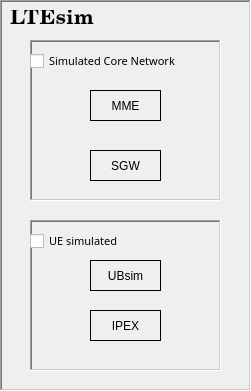
         <widget class="QFrame" name="frame">
          <property name="geometry">
           <rect>
            <x>1050</x>
            <y>750</y>
            <width>251</width>
            <height>391</height>
           </rect>
          </property>
          <property name="frameShape">
           <enum>QFrame::WinPanel</enum>
          </property>
          <property name="frameShadow">
           <enum>QFrame::Sunken</enum>
          </property>
          <property name="lineWidth">
           <number>14</number>
          </property>
          <property name="midLineWidth">
           <number>0</number>
          </property>
          <widget class="QFrame" name="frame_Core_Network">
           <property name="enabled">
            <bool>true</bool>
           </property>
           <property name="geometry">
            <rect>
             <x>30</x>
             <y>40</y>
             <width>191</width>
             <height>161</height>
            </rect>
           </property>
           <property name="frameShape">
            <enum>QFrame::WinPanel</enum>
           </property>
           <property name="frameShadow">
            <enum>QFrame::Sunken</enum>
           </property>
           <widget class="my_qlabel" name="lblMME1">
            <property name="enabled">
             <bool>true</bool>
            </property>
            <property name="geometry">
             <rect>
              <x>60</x>
              <y>50</y>
              <width>71</width>
              <height>31</height>
             </rect>
            </property>
            <property name="frameShape">
             <enum>QFrame::Box</enum>
            </property>
            <property name="frameShadow">
             <enum>QFrame::Plain</enum>
            </property>
            <property name="text">
             <string>MME</string>
            </property>
            <property name="alignment">
             <set>Qt::AlignCenter</set>
            </property>
           </widget>
           <widget class="my_qlabel" name="lblSGW1">
            <property name="geometry">
             <rect>
              <x>60</x>
              <y>110</y>
              <width>71</width>
              <height>31</height>
             </rect>
            </property>
            <property name="frameShape">
             <enum>QFrame::Box</enum>
            </property>
            <property name="text">
             <string>SGW</string>
            </property>
            <property name="alignment">
             <set>Qt::AlignCenter</set>
            </property>
           </widget>
           <widget class="QCheckBox" name="checkBoxCoreNetwork">
            <property name="geometry">
             <rect>
              <x>0</x>
              <y>10</y>
              <width>191</width>
              <height>22</height>
             </rect>
            </property>
            <property name="font">
             <font>
              <family>Tibetan Machine Uni</family>
              <pointsize>8</pointsize>
              <underline>false</underline>
             </font>
            </property>
            <property name="text">
             <string>Simulated Core Network</string>
            </property>
           </widget>
          </widget>
          <widget class="QLabel" name="lblLTEsim">
           <property name="geometry">
            <rect>
             <x>10</x>
             <y>10</y>
             <width>91</width>
             <height>17</height>
            </rect>
           </property>
           <property name="font">
            <font>
             <family>Century Schoolbook L</family>
             <pointsize>16</pointsize>
             <weight>75</weight>
             <bold>true</bold>
            </font>
           </property>
           <property name="text">
            <string>LTEsim</string>
           </property>
          </widget>
          <widget class="QFrame" name="frame_UE_simulated">
           <property name="enabled">
            <bool>true</bool>
           </property>
           <property name="geometry">
            <rect>
             <x>30</x>
             <y>220</y>
             <width>191</width>
             <height>151</height>
            </rect>
           </property>
           <property name="frameShape">
            <enum>QFrame::WinPanel</enum>
           </property>
           <property name="frameShadow">
            <enum>QFrame::Sunken</enum>
           </property>
           <widget class="my_qlabel" name="lblUBsim">
            <property name="enabled">
             <bool>true</bool>
            </property>
            <property name="geometry">
             <rect>
              <x>60</x>
              <y>40</y>
              <width>71</width>
              <height>31</height>
             </rect>
            </property>
            <property name="frameShape">
             <enum>QFrame::Box</enum>
            </property>
            <property name="text">
             <string>UBsim</string>
            </property>
            <property name="alignment">
             <set>Qt::AlignCenter</set>
            </property>
           </widget>
           <widget class="my_qlabel" name="lblIPEX">
            <property name="geometry">
             <rect>
              <x>60</x>
              <y>90</y>
              <width>71</width>
              <height>31</height>
             </rect>
            </property>
            <property name="frameShape">
             <enum>QFrame::Box</enum>
            </property>
            <property name="text">
             <string>IPEX</string>
            </property>
            <property name="alignment">
             <set>Qt::AlignCenter</set>
            </property>
           </widget>
           <widget class="QCheckBox" name="checkBoxUE_simulated">
            <property name="geometry">
             <rect>
              <x>0</x>
              <y>10</y>
              <width>191</width>
              <height>22</height>
             </rect>
            </property>
            <property name="font">
             <font>
              <family>Tibetan Machine Uni</family>
              <pointsize>8</pointsize>
              <underline>false</underline>
             </font>
            </property>
            <property name="text">
             <string>UE simulated</string>
            </property>
           </widget>
          </widget>
         </widget>
